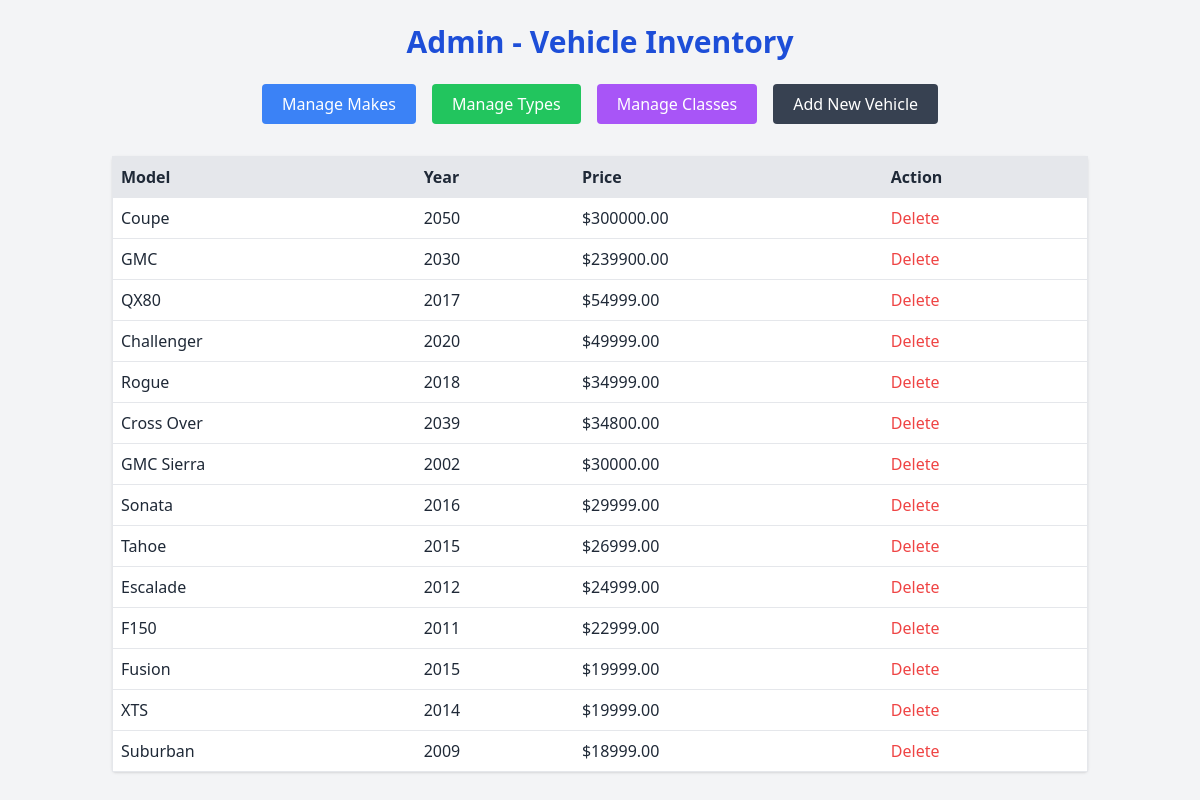
The app's page /admin/index.php with its own data.
### tables this page shows
CREATE TABLE `vehicles` (
  `vehicle_id` int(11) UNSIGNED NOT NULL,
  `year` int(11) NOT NULL,
  `make_id` int(10) UNSIGNED DEFAULT NULL,
  `type_id` int(10) UNSIGNED DEFAULT NULL,
  `class_id` int(10) UNSIGNED DEFAULT NULL,
  `model` varchar(255) NOT NULL,
  `price` decimal(10,2) NOT NULL
);

### admin/index.php (called while the page is built, shortened)
<?php
require_once("../model/database.php");
require_once("../model/vehicle_db.php");
$vehicles = get_filtered_vehicles('price', null, null, null);
include("../view/admin_home.php");

### model/vehicle_db.php (called while the page is built, shortened)
<?php
function get_filtered_vehicles($sort_by, $make_id, $type_id, $class_id) {
    global $db;
    $query = "SELECT v.*, m.make, t.type, c.class FROM vehicles v
              JOIN makes m ON v.make_id = m.make_id
              JOIN types t ON v.type_id = t.type_id
              JOIN classes c ON v.class_id = c.class_id";
    $query .= $sort_by === 'year' ? " ORDER BY v.year DESC" : " ORDER BY v.price DESC";
    $stmt = $db->prepare($query);
    $stmt->execute();
    return $stmt->fetchAll();
}

### view/admin_home.php (the view, shortened to what this page needs)
<!DOCTYPE html>
<html lang="en">
<head>
    <link rel="stylesheet" href="/css/tailwind.css">
    <script src="https://cdn.tailwindcss.com"></script>
</head>
<body class="bg-gray-100 text-gray-800 font-sans">
  <div class="max-w-5xl mx-auto p-6">
    <h1 class="text-3xl font-bold mb-6 text-center text-blue-700">Admin - Vehicle Inventory</h1>
    <div class="flex flex-wrap gap-4 justify-center mb-8">
      <a href="../admin/manage_makes.php" class="bg-blue-500 text-white px-5 py-2 rounded hover:bg-blue-600 transition">
        Manage Makes
      </a>
      <a href="../admin/manage_types.php" class="bg-green-500 text-white px-5 py-2 rounded hover:bg-green-600 transition">
        Manage Types
      </a>
      <a href="../admin/manage_classes.php" class="bg-purple-500 text-white px-5 py-2 rounded hover:bg-purple-600 transition">
        Manage Classes
      </a>
      <a href="../admin/add_vehicle.php" class="bg-gray-700 text-white px-5 py-2 rounded hover:bg-gray-800 transition">
        Add New Vehicle
      </a>
    </div>
    <table class="w-full border bg-white shadow rounded">
      <thead class="bg-gray-200">
        <tr>
          <th class="p-2 text-left">Model</th>
          <th class="p-2 text-left">Year</th>
          <th class="p-2 text-left">Price</th>
          <th class="p-2 text-left">Action</th>
        </tr>
      </thead>
      <tbody>
        <?php foreach ($vehicles as $v): ?>
        <tr class="border-t">
          <td class="p-2"><?= $v['model'] ?></td>
          <td class="p-2"><?= $v['year'] ?></td>
          <td class="p-2">$<?= $v['price'] ?></td>
          <td class="p-2">
            <form method="post" action="delete_vehicle.php">
              <button class="text-red-500 hover:underline">Delete</button>
            </form>
          </td>
        </tr>
        <?php endforeach; ?>
      </tbody>
    </table>
  </div>
</body>
</html>

### records on screen
vehicles: model "Coupe", year "2050", price "300000.00"
vehicles: model "GMC", year "2030", price "239900.00"
vehicles: model "QX80", year "2017", price "54999.00"
vehicles: model "Challenger", year "2020", price "49999.00"
vehicles: model "Rogue", year "2018", price "34999.00"
vehicles: model "Cross Over", year "2039", price "34800.00"
vehicles: model "GMC Sierra", year "2002", price "30000.00"
vehicles: model "Sonata", year "2016", price "29999.00"
vehicles: model "Tahoe", year "2015", price "26999.00"
vehicles: model "Escalade", year "2012", price "24999.00"
vehicles: model "F150", year "2011", price "22999.00"
vehicles: model "Fusion", year "2015", price "19999.00"
vehicles: model "XTS", year "2014", price "19999.00"
vehicles: model "Suburban", year "2009", price "18999.00"
